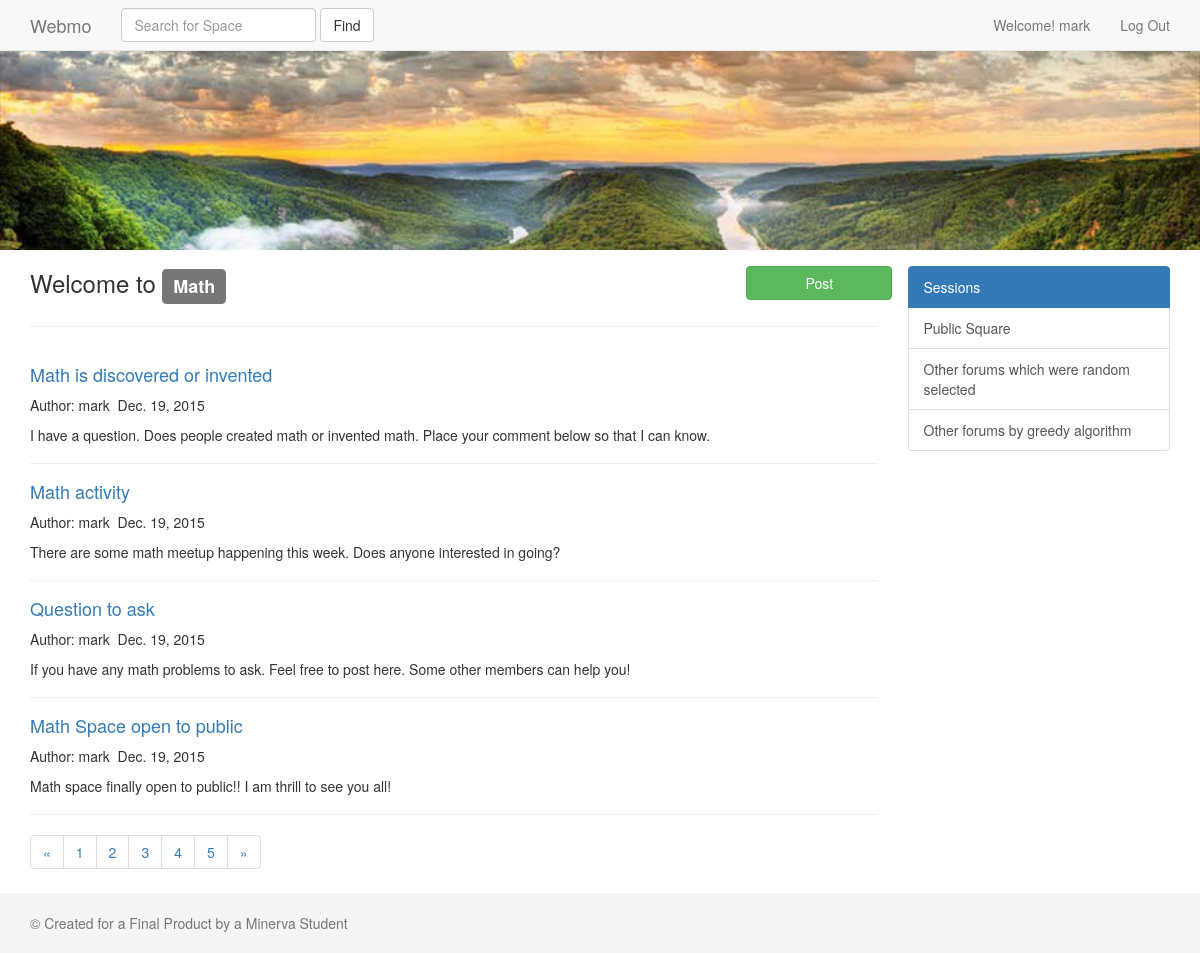
Page /space/math/ (signed in) on the committed database.
### forums/models.py (models this page shows, shortened)
class Forum(models.Model):
    name = models.CharField(max_length=100, unique=True)
    date = models.DateField('Createddate', auto_now_add=True)
    founder = models.ForeignKey(User)
    urlname = models.CharField(max_length=100, unique=True, default='')

class Post(models.Model):
    title = models.CharField(max_length=31)
    text = models.TextField()
    date = models.DateField('post date', auto_now_add=True)
    session = models.ForeignKey(Session)
    forum = models.ForeignKey(Forum)
    writer = models.ForeignKey(User)
    urlname = models.CharField(max_length=61, unique=True, default='')

class Session(models.Model):
    name = models.CharField(max_length=61)
    forum = models.ForeignKey(Forum)
    date = models.DateField('session created date', auto_now_add=True)
    urlname = models.CharField(max_length=61, unique=True, default='')

### forums/views.py (the view, shortened to what this page needs)
# urls.py: url(r'^space/(?P<name>\w+)/$', forumviews.space, name='space'),
def space(request, name, session="k1n234#$normal$%^&*"):
    try:
        forum = Forum.objects.get(urlname=name)
    except Forum.DoesNotExist:
        messages.error(request, 'Forum does not exist yet, but you can create one.')
        return HttpResponseRedirect('/')
    go = log_process(request)
    sessions = Session.objects.filter(forum=forum)
    if session != "k1n234#$normal$%^&*":
        try:
            mysession = sessions.get(urlname=session)
        except Session.DoesNotExist:
            messages.error(request, 'Your session doesn\'t exist. You can ask your manager to create one.')
            return HttpResponseRedirect('/space/' + name)
    else:
        mysession = sessions.get(name="k1n234#$normal$%^&*")
    postform = PostForm(request.POST or None)
    posts = Post.objects.filter(forum=forum, session=mysession)
    context = {
        'n': range(8),
        'go': go,
        'forum': forum,
        'mysession': mysession,
        'sessions': sessions,
        'postform': postform,
        'posts': posts,
    }
    return render(request, 'space.html', context)

### forums/forms.py
class PostForm(forms.ModelForm):
    class Meta:
        model = Post
        fields = ('title', 'text')

### templates/space.html (shortened to what this page needs)
<!DOCTYPE html>
{% load staticfiles %}
{% load widget_tweaks %}
<html lang="en">
<head>
    <link href="{% static 'css/bootstrap.min.css'%}" rel="stylesheet">
    <link href="{% static 'css/offcanvas.css'%}" rel="stylesheet">
</head>
<body>
    {% include 'nav_bar.html' %}
    <a class="cover-link">
        <img class="img-cover" src="{% static 'img/nature.jpg' %}" alt="Cover">
    </a>
    <div class="container">
        <div class="row row-offcanvas row-offcanvas-right wrapper">
            <div class="col-xs-12 col-sm-9">
                <div class="row">
                    <h3 class="col-xs-10 col-sm-8 col-md-8 col-lg-6">Welcome to <span class="label label-default">{{ forum.name }}</span></h3>
                    <div class="col-xs-0 col-sm-2 col-md-2 col-lg-4"></div>
                      <button id="post-button" class="btn btn-success col-xs-2 col-sm-2 col-md-2 col-lg-2"
             role="button" {% if go %}
             data-toggle="collapse" data-target="#collapseExample" aria-expanded="false" aria-controls="collapseExample"
             {% else %}
             data-container="body" data-toggle="popover" data-placement="bottom" data-content="Sorry, You have to login in order to post."
             {% endif %}>Post</button>
                </div>
                <hr>
            {% for i in posts reversed %}
                  <div class="posts">
                    <h4><a href="{% url 'page' forum=forum.urlname session=mysession.urlname article=i.urlname%}">{{ i.title }} </a></h4>
                      <p>Author: {{ i.writer }}<span>&nbsp; {{ i.date }}</span></p>
                    <p>{{ i.text }}</p>
                  </div>
            {% endfor %}
            </div>
            <div class="col-xs-6 col-sm-3 sidebar-offcanvas" id="sidebar">
              <div class="list-group">
                <a class="list-group-item active">Sessions</a>
                  {% for i in sessions %}
                    {% if i.name == 'k1n234#$normal$%^&*' %}
                  <a href="{% url 'space' name=forum.urlname %}" class="list-group-item">Public Square</a>
                    {% else %}
                  <a href="{% url 'spacewithsession' name=forum.urlname session=i.urlname %}" class="list-group-item">{{ i.name }}</a>
                    {% endif %}
                  {% endfor %}
                  <a class="list-group-item">Other forums which were random selected</a>
                  <a class="list-group-item">Other forums by greedy algorithm</a>
              </div>
            </div>
        </div>
        <nav>
          <ul class="pagination">
            <li>
              <a href="#" aria-label="Previous">
                <span aria-hidden="true">&laquo;</span>
              </a>
            </li>
            <li><a href="#">1</a></li>
            <li><a href="#">2</a></li>
            <li><a href="#">3</a></li>
            <li><a href="#">4</a></li>
            <li><a href="#">5</a></li>
            <li>
              <a href="#" aria-label="Next">
                <span aria-hidden="true">&raquo;</span>
              </a>
            </li>
          </ul>
        </nav>
    </div>
    {% include 'footer.html' %}
</body>
</html>

### templates/nav_bar.html (shortened to what this page needs)
<nav class="navbar navbar-default navbar-fixed-top">
  <div class="container">
    <div class="navbar-header">
      <a class="navbar-brand" href="{% url 'home' %}">Webmo</a>
    </div>
    <div id="navbar" class="navbar-collapse collapse">
      <ul class="nav navbar-nav">
        <li>
            <form class="navbar-form navbar-left" role="search">
              <div class="form-group">
                <input type="text" class="form-control" placeholder="Search for Space">
              </div>
              <button type="submit" class="btn btn-default">Find</button>
            </form>
        </li>
      </ul>
      <ul class="nav navbar-nav navbar-right">
        {% if go %}<li><a>Welcome! {{ request.user.username }}</a></li>{% endif %}
        <li><a data-toggle="modal" data-target="#myModal">{% if go %}Log Out{% else %}Log In{% endif %}</a></li>
      </ul>
    </div>
  </div>
</nav>

### static_in/css/offcanvas.css (style rules this page uses)
html, body { overflow-x: hidden; }

### templates/space.html (style rules this page uses)
.cover-link { position: relative; height: 250px; overflow: hidden; display:block; }
.img-cover { min-height: 100%; min-width: 100%; }
#post-button { margin-top: 16px; }
#sidebar { margin-top:16px; }
.posts { border-bottom: 1px inset; padding-top: 8px; padding-bottom: 8px; }

### rows in the picture
Forum: name "Math"
Post: title "Math is discovered or invented", writer "mark", date "Dec. 19, 2015", text "I have a question. Does people created math or invented math. Place your comment below so that I can know."
Post: title "Math activity", writer "mark", date "Dec. 19, 2015", text "There are some math meetup happening this week. Does anyone interested in going?"
Post: title "Question to ask", writer "mark", date "Dec. 19, 2015", text "If you have any math problems to ask. Feel free to post here. Some other members can help you!"
Post: title "Math Space open to public", writer "mark", date "Dec. 19, 2015", text "Math space finally open to public!! I am thrill to see you all!"
Session: shows "Public Square"

### other values in the picture
{{ request.user.username }} "mark"
